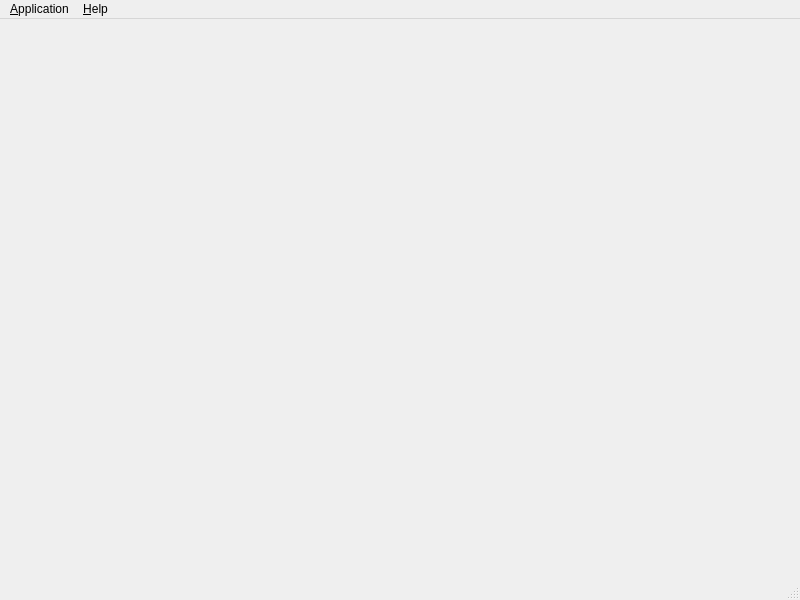
<?xml version="1.0" encoding="UTF-8"?>
<ui version="4.0">
 <class>MainWindow</class>
 <widget class="QMainWindow" name="MainWindow">
  <property name="geometry">
   <rect>
    <x>0</x>
    <y>0</y>
    <width>800</width>
    <height>600</height>
   </rect>
  </property>
  <property name="windowTitle">
   <string>MainWindow</string>
  </property>
  <widget class="QWidget" name="centralWidget"/>
  <widget class="QMenuBar" name="menuBar">
   <property name="geometry">
    <rect>
     <x>0</x>
     <y>0</y>
     <width>800</width>
     <height>26</height>
    </rect>
   </property>
   <widget class="QMenu" name="applicationMenu">
    <property name="title">
     <string>&amp;Application</string>
    </property>
    <addaction name="openAction"/>
    <addaction name="closeAction"/>
    <addaction name="separator"/>
    <addaction name="exitAction"/>
   </widget>
   <widget class="QMenu" name="helpMenu">
    <property name="title">
     <string>&amp;Help</string>
    </property>
    <addaction name="aboutAction"/>
   </widget>
   <addaction name="applicationMenu"/>
   <addaction name="helpMenu"/>
  </widget>
  <widget class="QStatusBar" name="statusBar"/>
  <action name="openAction">
   <property name="text">
    <string>&amp;Open</string>
   </property>
   <property name="shortcut">
    <string>Ctrl+O</string>
   </property>
  </action>
  <action name="closeAction">
   <property name="text">
    <string>&amp;Close</string>
   </property>
   <property name="shortcut">
    <string>Ctrl+W</string>
   </property>
  </action>
  <action name="exitAction">
   <property name="text">
    <string>&amp;Exit</string>
   </property>
  </action>
  <action name="aboutAction">
   <property name="text">
    <string>&amp;About</string>
   </property>
  </action>
 </widget>
 <resources/>
 <connections/>
</ui>
